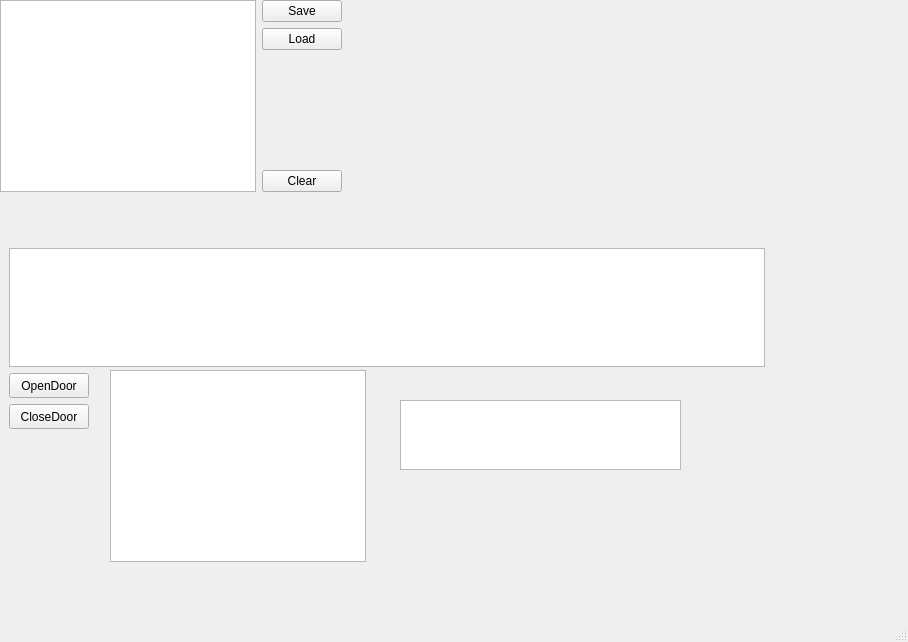
<?xml version="1.0" encoding="UTF-8"?>
<ui version="4.0">
 <class>MainWindow</class>
 <widget class="QMainWindow" name="MainWindow">
  <property name="geometry">
   <rect>
    <x>0</x>
    <y>0</y>
    <width>908</width>
    <height>642</height>
   </rect>
  </property>
  <property name="windowTitle">
   <string>MainWindow</string>
  </property>
  <widget class="QWidget" name="centralwidget">
   <widget class="QTextEdit" name="txtEditout">
    <property name="geometry">
     <rect>
      <x>9</x>
      <y>248</y>
      <width>756</width>
      <height>119</height>
     </rect>
    </property>
    <property name="maximumSize">
     <size>
      <width>500000</width>
      <height>16777215</height>
     </size>
    </property>
   </widget>
   <widget class="QPushButton" name="btnOpenDoor">
    <property name="geometry">
     <rect>
      <x>9</x>
      <y>373</y>
      <width>80</width>
      <height>25</height>
     </rect>
    </property>
    <property name="text">
     <string>OpenDoor</string>
    </property>
   </widget>
   <widget class="QPushButton" name="btnCloseDoor">
    <property name="geometry">
     <rect>
      <x>9</x>
      <y>404</y>
      <width>80</width>
      <height>25</height>
     </rect>
    </property>
    <property name="text">
     <string>CloseDoor</string>
    </property>
   </widget>
   <widget class="QGraphicsView" name="graphicsView">
    <property name="geometry">
     <rect>
      <x>110</x>
      <y>370</y>
      <width>256</width>
      <height>192</height>
     </rect>
    </property>
   </widget>
   <widget class="QTextEdit" name="textEdit">
    <property name="geometry">
     <rect>
      <x>400</x>
      <y>400</y>
      <width>281</width>
      <height>70</height>
     </rect>
    </property>
   </widget>
   <widget class="QWidget" name="">
    <layout class="QGridLayout" name="gridLayout">
     <item row="2" column="0">
      <widget class="QPushButton" name="pushButton_3">
       <property name="text">
        <string>save File</string>
       </property>
      </widget>
     </item>
     <item row="0" column="0">
      <widget class="QPushButton" name="pushButton">
       <property name="text">
        <string>Open Diretory</string>
       </property>
      </widget>
     </item>
     <item row="1" column="1">
      <widget class="QLabel" name="lblOpenFile">
       <property name="text">
        <string>TextLabel</string>
       </property>
      </widget>
     </item>
     <item row="1" column="0">
      <widget class="QPushButton" name="pushButton_2">
       <property name="text">
        <string>Open FIle</string>
       </property>
      </widget>
     </item>
     <item row="2" column="1">
      <widget class="QLabel" name="lblSaveFile">
       <property name="text">
        <string>TextLabel</string>
       </property>
      </widget>
     </item>
     <item row="0" column="1">
      <widget class="QLabel" name="lblDirectory">
       <property name="text">
        <string>TextLabel</string>
       </property>
      </widget>
     </item>
    </layout>
   </widget>
   <widget class="QWidget" name="">
    <layout class="QGridLayout" name="gridLayout_2">
     <item row="0" column="0" rowspan="4">
      <widget class="QTextEdit" name="txtEdit"/>
     </item>
     <item row="0" column="1">
      <widget class="QPushButton" name="btnSave">
       <property name="text">
        <string>Save</string>
       </property>
      </widget>
     </item>
     <item row="1" column="1">
      <widget class="QPushButton" name="btnLoad">
       <property name="text">
        <string>Load</string>
       </property>
      </widget>
     </item>
     <item row="2" column="1">
      <spacer name="verticalSpacer">
       <property name="orientation">
        <enum>Qt::Vertical</enum>
       </property>
       <property name="sizeHint" stdset="0">
        <size>
         <width>20</width>
         <height>108</height>
        </size>
       </property>
      </spacer>
     </item>
     <item row="3" column="1">
      <widget class="QPushButton" name="btnClear">
       <property name="text">
        <string>Clear</string>
       </property>
      </widget>
     </item>
    </layout>
   </widget>
  </widget>
  <widget class="QMenuBar" name="menubar">
   <property name="geometry">
    <rect>
     <x>0</x>
     <y>0</y>
     <width>908</width>
     <height>22</height>
    </rect>
   </property>
  </widget>
  <widget class="QStatusBar" name="statusbar"/>
 </widget>
 <resources/>
 <connections/>
</ui>
